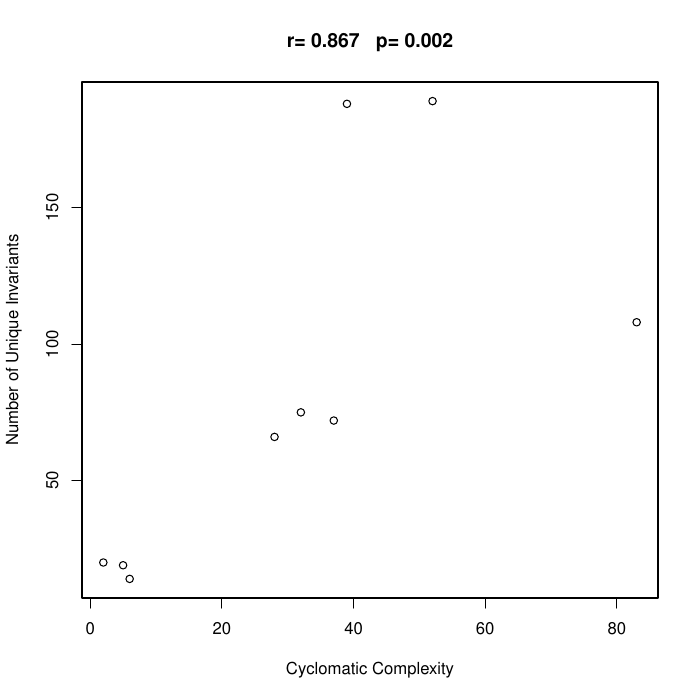

Here is the R script that generated this plot:

 regInvar<- read.csv(file="../data/inv_cc.txt", header=T, row.names=1)

pdf("inv_cc.pdf")

ourmethod <- "spearman"

rcoef<-round(cor(regInvar$uniqueInv,regInvar$TCC, method = ourmethod),3)

t <- cor.test(regInvar$uniqueInv,regInvar$TCC, method = ourmethod, alternative = "greater")
p <- round(t$p.value, digits=3)

plot(regInvar$TCC, regInvar$uniqueInv, main=paste("r=",rcoef,"  p=", p), xlab="Total Cyclomatic Complexity", ylab="Number of Unique Invariants", pch=1)

#abline(lm(regInvar$uniqueInv~regInvar$TCC), col="red") # regression line (y~x) 




dev.off()